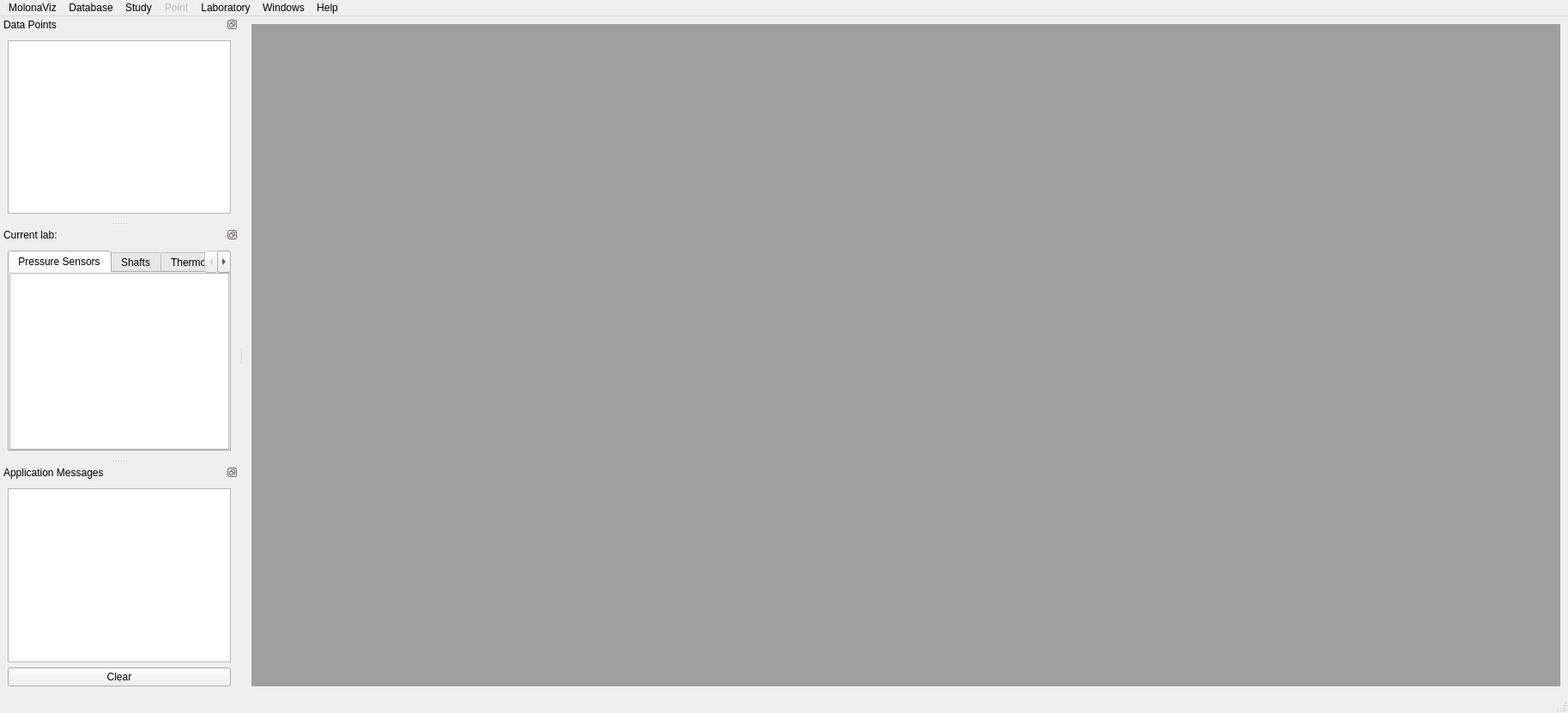
<?xml version="1.0" encoding="UTF-8"?>
<ui version="4.0">
 <class>MainWindow</class>
 <widget class="QMainWindow" name="MainWindow">
  <property name="geometry">
   <rect>
    <x>0</x>
    <y>0</y>
    <width>1827</width>
    <height>831</height>
   </rect>
  </property>
  <property name="mouseTracking">
   <bool>false</bool>
  </property>
  <property name="contextMenuPolicy">
   <enum>Qt::CustomContextMenu</enum>
  </property>
  <property name="windowTitle">
   <string>MolonaViz</string>
  </property>
  <widget class="QWidget" name="centralwidget">
   <layout class="QHBoxLayout" name="horizontalLayout_2">
    <item>
     <widget class="QMdiArea" name="mdiArea">
      <property name="tabsClosable">
       <bool>true</bool>
      </property>
      <property name="tabsMovable">
       <bool>true</bool>
      </property>
     </widget>
    </item>
   </layout>
  </widget>
  <widget class="QMenuBar" name="menubar">
   <property name="geometry">
    <rect>
     <x>0</x>
     <y>0</y>
     <width>1827</width>
     <height>26</height>
    </rect>
   </property>
   <widget class="QMenu" name="menuStudy">
    <property name="title">
     <string>Study</string>
    </property>
    <addaction name="actionCreateStudy"/>
    <addaction name="actionOpenStudy"/>
    <addaction name="separator"/>
    <addaction name="actionCloseStudy"/>
   </widget>
   <widget class="QMenu" name="menuPoint">
    <property name="enabled">
     <bool>false</bool>
    </property>
    <property name="title">
     <string>Point</string>
    </property>
    <addaction name="actionImportPoint"/>
    <addaction name="actionOpenPoint"/>
    <addaction name="actionRemovePoint"/>
   </widget>
   <widget class="QMenu" name="menuWindows">
    <property name="title">
     <string>Windows</string>
    </property>
    <addaction name="actionSwitchToTabbedView"/>
    <addaction name="actionSwitchToSubWindowView"/>
    <addaction name="actionSwitchToCascadeView"/>
    <addaction name="separator"/>
    <addaction name="actionHideShowPoints"/>
    <addaction name="actionHideShowSensors"/>
    <addaction name="actionHideShowAppMessages"/>
   </widget>
   <widget class="QMenu" name="menuMolonaViz">
    <property name="title">
     <string>MolonaViz</string>
    </property>
    <widget class="QMenu" name="menuPreferences">
     <property name="title">
      <string>Preferences</string>
     </property>
     <widget class="QMenu" name="menuTemperature">
      <property name="title">
       <string>Temperature</string>
      </property>
      <addaction name="actionTempToKelvin"/>
      <addaction name="actionTempToCelsius"/>
     </widget>
     <addaction name="menuTemperature"/>
    </widget>
    <addaction name="actionAboutMolonaViz"/>
    <addaction name="menuPreferences"/>
    <addaction name="separator"/>
    <addaction name="actionQuitMolonaViz"/>
   </widget>
   <widget class="QMenu" name="menuHelp">
    <property name="title">
     <string>Help</string>
    </property>
    <addaction name="actionOpenUserguideFR"/>
   </widget>
   <widget class="QMenu" name="menuLabo">
    <property name="title">
     <string>Laboratory</string>
    </property>
    <addaction name="actionImportLab"/>
   </widget>
   <widget class="QMenu" name="menuDatabase">
    <property name="title">
     <string>Database</string>
    </property>
    <addaction name="actionChangeDatabase"/>
   </widget>
   <addaction name="menuMolonaViz"/>
   <addaction name="menuDatabase"/>
   <addaction name="menuStudy"/>
   <addaction name="menuPoint"/>
   <addaction name="menuLabo"/>
   <addaction name="menuWindows"/>
   <addaction name="menuHelp"/>
  </widget>
  <widget class="QStatusBar" name="statusbar"/>
  <widget class="QDockWidget" name="dockDataPoints">
   <property name="features">
    <set>QDockWidget::DockWidgetFloatable|QDockWidget::DockWidgetMovable</set>
   </property>
   <property name="windowTitle">
    <string>Data Points</string>
   </property>
   <attribute name="dockWidgetArea">
    <number>1</number>
   </attribute>
   <widget class="QWidget" name="dockWidgetContents">
    <layout class="QVBoxLayout" name="verticalLayout">
     <item>
      <widget class="QTreeView" name="treeViewDataPoints">
       <property name="contextMenuPolicy">
        <enum>Qt::DefaultContextMenu</enum>
       </property>
       <property name="editTriggers">
        <set>QAbstractItemView::NoEditTriggers</set>
       </property>
       <attribute name="headerVisible">
        <bool>false</bool>
       </attribute>
      </widget>
     </item>
    </layout>
   </widget>
  </widget>
  <widget class="QDockWidget" name="dockSensors">
   <property name="features">
    <set>QDockWidget::DockWidgetFloatable|QDockWidget::DockWidgetMovable</set>
   </property>
   <property name="allowedAreas">
    <set>Qt::AllDockWidgetAreas</set>
   </property>
   <property name="windowTitle">
    <string>Current lab: </string>
   </property>
   <attribute name="dockWidgetArea">
    <number>1</number>
   </attribute>
   <widget class="QWidget" name="dockWidgetContents_2">
    <layout class="QHBoxLayout" name="horizontalLayout">
     <item>
      <widget class="QTabWidget" name="tabWidget">
       <property name="currentIndex">
        <number>0</number>
       </property>
       <widget class="QWidget" name="tab">
        <attribute name="title">
         <string>Pressure Sensors</string>
        </attribute>
        <layout class="QVBoxLayout" name="verticalLayout_2">
         <property name="spacing">
          <number>0</number>
         </property>
         <property name="leftMargin">
          <number>0</number>
         </property>
         <property name="topMargin">
          <number>0</number>
         </property>
         <property name="rightMargin">
          <number>0</number>
         </property>
         <property name="bottomMargin">
          <number>0</number>
         </property>
         <item>
          <widget class="QTreeView" name="treeViewPressureSensors">
           <attribute name="headerVisible">
            <bool>false</bool>
           </attribute>
          </widget>
         </item>
        </layout>
       </widget>
       <widget class="QWidget" name="tab_2">
        <attribute name="title">
         <string>Shafts</string>
        </attribute>
        <layout class="QVBoxLayout" name="verticalLayout_3">
         <property name="spacing">
          <number>0</number>
         </property>
         <property name="leftMargin">
          <number>0</number>
         </property>
         <property name="topMargin">
          <number>0</number>
         </property>
         <property name="rightMargin">
          <number>0</number>
         </property>
         <property name="bottomMargin">
          <number>0</number>
         </property>
         <item>
          <widget class="QTreeView" name="treeViewShafts">
           <attribute name="headerVisible">
            <bool>false</bool>
           </attribute>
          </widget>
         </item>
        </layout>
       </widget>
       <widget class="QWidget" name="tab_3">
        <attribute name="title">
         <string>Thermometers</string>
        </attribute>
        <layout class="QVBoxLayout" name="verticalLayout_4">
         <property name="spacing">
          <number>0</number>
         </property>
         <property name="leftMargin">
          <number>0</number>
         </property>
         <property name="topMargin">
          <number>0</number>
         </property>
         <property name="rightMargin">
          <number>0</number>
         </property>
         <property name="bottomMargin">
          <number>0</number>
         </property>
         <item>
          <widget class="QTreeView" name="treeViewThermometers">
           <attribute name="headerVisible">
            <bool>false</bool>
           </attribute>
          </widget>
         </item>
        </layout>
       </widget>
      </widget>
     </item>
    </layout>
   </widget>
  </widget>
  <widget class="QDockWidget" name="dockAppMessages">
   <property name="features">
    <set>QDockWidget::DockWidgetFloatable|QDockWidget::DockWidgetMovable</set>
   </property>
   <property name="windowTitle">
    <string>Application Messages</string>
   </property>
   <attribute name="dockWidgetArea">
    <number>1</number>
   </attribute>
   <widget class="QWidget" name="dockWidgetContents_3">
    <layout class="QVBoxLayout" name="verticalLayout_5">
     <item>
      <widget class="QTextEdit" name="textEditApplicationMessages"/>
     </item>
     <item>
      <widget class="QPushButton" name="pushButtonClear">
       <property name="text">
        <string>Clear</string>
       </property>
      </widget>
     </item>
    </layout>
   </widget>
  </widget>
  <action name="actionCreateStudy">
   <property name="text">
    <string>Create Study</string>
   </property>
  </action>
  <action name="actionOpenStudy">
   <property name="text">
    <string>Open Study</string>
   </property>
  </action>
  <action name="actionCloseStudy">
   <property name="enabled">
    <bool>false</bool>
   </property>
   <property name="text">
    <string>Close Study</string>
   </property>
  </action>
  <action name="actionCreateStudy2">
   <property name="text">
    <string>CreateStudy2</string>
   </property>
  </action>
  <action name="actionImportPoint">
   <property name="text">
    <string>Import Point</string>
   </property>
  </action>
  <action name="actionOpenPoint">
   <property name="text">
    <string>Open Point</string>
   </property>
  </action>
  <action name="actionRemovePoint">
   <property name="text">
    <string>Remove Point</string>
   </property>
  </action>
  <action name="actionSwitchToTabbedView">
   <property name="enabled">
    <bool>true</bool>
   </property>
   <property name="text">
    <string>Switch To Tabbed View</string>
   </property>
  </action>
  <action name="actionSwitchToSubWindowView">
   <property name="enabled">
    <bool>false</bool>
   </property>
   <property name="text">
    <string>Switch To SubWindow View</string>
   </property>
  </action>
  <action name="actionAboutMolonaViz">
   <property name="text">
    <string>About MolonaViz</string>
   </property>
  </action>
  <action name="actionQuitMolonaViz">
   <property name="text">
    <string>Quit MolonaViz</string>
   </property>
  </action>
  <action name="actionHideShowPoints">
   <property name="checkable">
    <bool>true</bool>
   </property>
   <property name="checked">
    <bool>true</bool>
   </property>
   <property name="text">
    <string>Points</string>
   </property>
  </action>
  <action name="actionHideShowSensors">
   <property name="checkable">
    <bool>true</bool>
   </property>
   <property name="checked">
    <bool>true</bool>
   </property>
   <property name="text">
    <string>Sensors</string>
   </property>
  </action>
  <action name="actionHideShowAppMessages">
   <property name="checkable">
    <bool>true</bool>
   </property>
   <property name="checked">
    <bool>true</bool>
   </property>
   <property name="text">
    <string>Application Messages</string>
   </property>
  </action>
  <action name="actionTempToKelvin">
   <property name="text">
    <string>Kelvin</string>
   </property>
  </action>
  <action name="actionTempToCelsius">
   <property name="text">
    <string>Celsius</string>
   </property>
  </action>
  <action name="actionSwitchToCascadeView">
   <property name="enabled">
    <bool>true</bool>
   </property>
   <property name="text">
    <string>Switch To Cascade View</string>
   </property>
  </action>
  <action name="actionOpenUserguideFR">
   <property name="text">
    <string>Open Userguide (FR)</string>
   </property>
  </action>
  <action name="actionImportLab">
   <property name="text">
    <string>Import Laboratory</string>
   </property>
  </action>
  <action name="actionChangeDatabase">
   <property name="text">
    <string>Change Database</string>
   </property>
  </action>
 </widget>
 <resources/>
 <connections/>
</ui>
